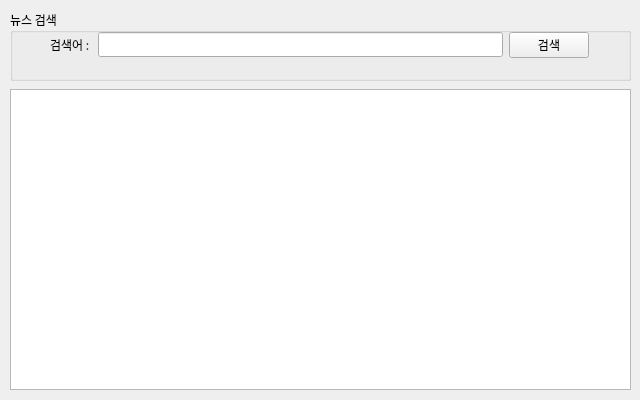
<?xml version="1.0" encoding="UTF-8"?>
<ui version="4.0">
 <class>FrmMain</class>
 <widget class="QWidget" name="FrmMain">
  <property name="windowModality">
   <enum>Qt::NonModal</enum>
  </property>
  <property name="geometry">
   <rect>
    <x>0</x>
    <y>0</y>
    <width>640</width>
    <height>400</height>
   </rect>
  </property>
  <property name="sizePolicy">
   <sizepolicy hsizetype="Fixed" vsizetype="Fixed">
    <horstretch>0</horstretch>
    <verstretch>0</verstretch>
   </sizepolicy>
  </property>
  <property name="minimumSize">
   <size>
    <width>640</width>
    <height>400</height>
   </size>
  </property>
  <property name="maximumSize">
   <size>
    <width>640</width>
    <height>400</height>
   </size>
  </property>
  <property name="font">
   <font>
    <family>나눔고딕</family>
   </font>
  </property>
  <property name="windowTitle">
   <string>네이버 API 뉴스 검색 App.</string>
  </property>
  <widget class="QWidget" name="verticalLayoutWidget">
   <property name="geometry">
    <rect>
     <x>10</x>
     <y>10</y>
     <width>621</width>
     <height>71</height>
    </rect>
   </property>
   <layout class="QVBoxLayout" name="searchLayout">
    <item>
     <widget class="QGroupBox" name="groupBox">
      <property name="title">
       <string>뉴스 검색</string>
      </property>
      <widget class="QWidget" name="">
       <property name="geometry">
        <rect>
         <x>40</x>
         <y>20</y>
         <width>539</width>
         <height>30</height>
        </rect>
       </property>
       <layout class="QHBoxLayout" name="horizontalLayout">
        <item>
         <widget class="QLabel" name="label">
          <property name="text">
           <string>검색어 : </string>
          </property>
         </widget>
        </item>
        <item>
         <widget class="QLineEdit" name="txtSearch"/>
        </item>
        <item>
         <widget class="QPushButton" name="btnSearch">
          <property name="text">
           <string>검색</string>
          </property>
         </widget>
        </item>
       </layout>
      </widget>
     </widget>
    </item>
   </layout>
  </widget>
  <widget class="QWidget" name="verticalLayoutWidget_2">
   <property name="geometry">
    <rect>
     <x>10</x>
     <y>89</y>
     <width>621</width>
     <height>301</height>
    </rect>
   </property>
   <layout class="QVBoxLayout" name="resultLayout">
    <item>
     <widget class="QListView" name="lsvResult"/>
    </item>
   </layout>
  </widget>
 </widget>
 <resources/>
 <connections/>
</ui>
